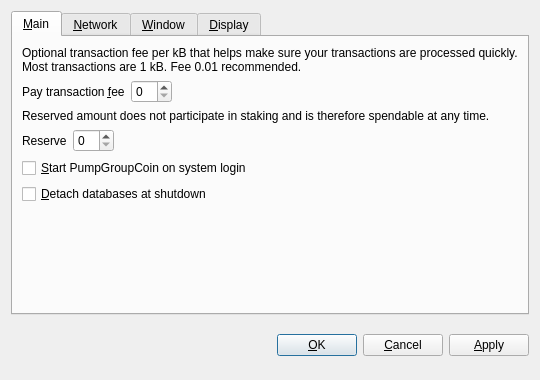
<?xml version="1.0" encoding="UTF-8"?>
<ui version="4.0">
 <class>OptionsDialog</class>
 <widget class="QDialog" name="OptionsDialog">
  <property name="geometry">
   <rect>
    <x>0</x>
    <y>0</y>
    <width>540</width>
    <height>380</height>
   </rect>
  </property>
  <property name="windowTitle">
   <string>Options</string>
  </property>
  <property name="modal">
   <bool>true</bool>
  </property>
  <layout class="QVBoxLayout" name="verticalLayout">
   <item>
    <widget class="QTabWidget" name="tabWidget">
     <property name="tabPosition">
      <enum>QTabWidget::North</enum>
     </property>
     <property name="currentIndex">
      <number>0</number>
     </property>
     <widget class="QWidget" name="tabMain">
      <attribute name="title">
       <string>&amp;Main</string>
      </attribute>
      <layout class="QVBoxLayout" name="verticalLayout_Main">
       <item>
        <widget class="QLabel" name="transactionFeeInfoLabel">
         <property name="text">
          <string>Optional transaction fee per kB that helps make sure your transactions are processed quickly. Most transactions are 1 kB. Fee 0.01 recommended.</string>
         </property>
         <property name="textFormat">
          <enum>Qt::PlainText</enum>
         </property>
         <property name="wordWrap">
          <bool>true</bool>
         </property>
        </widget>
       </item>
       <item>
        <layout class="QHBoxLayout" name="horizontalLayoutFee">
         <item>
          <widget class="QLabel" name="transactionFeeLabel">
           <property name="text">
            <string>Pay transaction &amp;fee</string>
           </property>
           <property name="textFormat">
            <enum>Qt::PlainText</enum>
           </property>
           <property name="buddy">
            <cstring>transactionFee</cstring>
           </property>
          </widget>
         </item>
         <item>
          <widget class="BitcoinAmountField" name="transactionFee"/>
         </item>
         <item>
          <spacer name="horizontalSpacerFee">
           <property name="orientation">
            <enum>Qt::Horizontal</enum>
           </property>
           <property name="sizeHint" stdset="0">
            <size>
             <width>40</width>
             <height>20</height>
            </size>
           </property>
          </spacer>
         </item>
        </layout>
       </item>
       <item>
        <widget class="QLabel" name="reserveBalanceInfoLabel">
         <property name="text">
          <string>Reserved amount does not participate in staking and is therefore spendable at any time.</string>
         </property>
         <property name="textFormat">
          <enum>Qt::PlainText</enum>
         </property>
         <property name="wordWrap">
          <bool>true</bool>
         </property>
        </widget>
       </item>
       <item>
        <layout class="QHBoxLayout" name="horizontalLayoutReserveBalance">
         <item>
          <widget class="QLabel" name="reserveBalanceLabel">
           <property name="text">
            <string>Reserve</string>
           </property>
           <property name="textFormat">
            <enum>Qt::PlainText</enum>
           </property>
           <property name="buddy">
            <cstring>reserveBalance</cstring>
           </property>
          </widget>
         </item>
         <item>
          <widget class="BitcoinAmountField" name="reserveBalance"/>
         </item>
         <item>
          <spacer name="horizontalSpacerReserveBalance">
           <property name="orientation">
            <enum>Qt::Horizontal</enum>
           </property>
           <property name="sizeHint" stdset="0">
            <size>
             <width>40</width>
             <height>20</height>
            </size>
           </property>
          </spacer>
         </item>
        </layout>
       </item>
       <item>
        <widget class="QCheckBox" name="bitcoinAtStartup">
         <property name="toolTip">
          <string>Automatically start PumpGroupCoin after logging in to the system.</string>
         </property>
         <property name="text">
          <string>&amp;Start PumpGroupCoin on system login</string>
         </property>
        </widget>
       </item>
       <item>
        <widget class="QCheckBox" name="detachDatabases">
         <property name="toolTip">
          <string>Detach block and address databases at shutdown. This means they can be moved to another data directory, but it slows down shutdown. The wallet is always detached.</string>
         </property>
         <property name="text">
          <string>&amp;Detach databases at shutdown</string>
         </property>
        </widget>
       </item>
       <item>
        <spacer name="verticalSpacer_Main">
         <property name="orientation">
          <enum>Qt::Vertical</enum>
         </property>
         <property name="sizeHint" stdset="0">
          <size>
           <width>20</width>
           <height>40</height>
          </size>
         </property>
        </spacer>
       </item>
      </layout>
     </widget>
     <widget class="QWidget" name="tabNetwork">
      <attribute name="title">
       <string>&amp;Network</string>
      </attribute>
      <layout class="QVBoxLayout" name="verticalLayout_Network">
       <item>
        <widget class="QCheckBox" name="mapPortUpnp">
         <property name="toolTip">
          <string>Automatically open the PumpGroupCoin client port on the router. This only works when your router supports UPnP and it is enabled.</string>
         </property>
         <property name="text">
          <string>Map port using &amp;UPnP</string>
         </property>
        </widget>
       </item>
       <item>
        <widget class="QCheckBox" name="connectSocks">
         <property name="toolTip">
          <string>Connect to the PumpGroupCoin network through a SOCKS proxy (e.g. when connecting through Tor).</string>
         </property>
         <property name="text">
          <string>&amp;Connect through SOCKS proxy:</string>
         </property>
        </widget>
       </item>
       <item>
        <layout class="QHBoxLayout" name="horizontalLayout_Network">
         <item>
          <widget class="QLabel" name="proxyIpLabel">
           <property name="text">
            <string>Proxy &amp;IP:</string>
           </property>
           <property name="textFormat">
            <enum>Qt::PlainText</enum>
           </property>
           <property name="buddy">
            <cstring>proxyIp</cstring>
           </property>
          </widget>
         </item>
         <item>
          <widget class="QValidatedLineEdit" name="proxyIp">
           <property name="maximumSize">
            <size>
             <width>140</width>
             <height>16777215</height>
            </size>
           </property>
           <property name="toolTip">
            <string>IP address of the proxy (e.g. 127.0.0.1)</string>
           </property>
          </widget>
         </item>
         <item>
          <widget class="QLabel" name="proxyPortLabel">
           <property name="text">
            <string>&amp;Port:</string>
           </property>
           <property name="textFormat">
            <enum>Qt::PlainText</enum>
           </property>
           <property name="buddy">
            <cstring>proxyPort</cstring>
           </property>
          </widget>
         </item>
         <item>
          <widget class="QLineEdit" name="proxyPort">
           <property name="maximumSize">
            <size>
             <width>55</width>
             <height>16777215</height>
            </size>
           </property>
           <property name="toolTip">
            <string>Port of the proxy (e.g. 9050)</string>
           </property>
          </widget>
         </item>
         <item>
          <widget class="QLabel" name="socksVersionLabel">
           <property name="text">
            <string>SOCKS &amp;Version:</string>
           </property>
           <property name="textFormat">
            <enum>Qt::PlainText</enum>
           </property>
           <property name="buddy">
            <cstring>socksVersion</cstring>
           </property>
          </widget>
         </item>
         <item>
          <widget class="QValueComboBox" name="socksVersion">
           <property name="toolTip">
            <string>SOCKS version of the proxy (e.g. 5)</string>
           </property>
          </widget>
         </item>
         <item>
          <spacer name="horizontalSpacer_Network">
           <property name="orientation">
            <enum>Qt::Horizontal</enum>
           </property>
           <property name="sizeHint" stdset="0">
            <size>
             <width>40</width>
             <height>20</height>
            </size>
           </property>
          </spacer>
         </item>
        </layout>
       </item>
       <item>
        <spacer name="verticalSpacer_Network">
         <property name="orientation">
          <enum>Qt::Vertical</enum>
         </property>
         <property name="sizeHint" stdset="0">
          <size>
           <width>20</width>
           <height>40</height>
          </size>
         </property>
        </spacer>
       </item>
      </layout>
     </widget>
     <widget class="QWidget" name="tabWindow">
      <attribute name="title">
       <string>&amp;Window</string>
      </attribute>
      <layout class="QVBoxLayout" name="verticalLayout_Window">
       <item>
        <widget class="QCheckBox" name="minimizeToTray">
         <property name="toolTip">
          <string>Show only a tray icon after minimizing the window.</string>
         </property>
         <property name="text">
          <string>&amp;Minimize to the tray instead of the taskbar</string>
         </property>
        </widget>
       </item>
       <item>
        <widget class="QCheckBox" name="minimizeOnClose">
         <property name="toolTip">
          <string>Minimize instead of exit the application when the window is closed. When this option is enabled, the application will be closed only after selecting Quit in the menu.</string>
         </property>
         <property name="text">
          <string>M&amp;inimize on close</string>
         </property>
        </widget>
       </item>
       <item>
        <spacer name="verticalSpacer_Window">
         <property name="orientation">
          <enum>Qt::Vertical</enum>
         </property>
         <property name="sizeHint" stdset="0">
          <size>
           <width>20</width>
           <height>40</height>
          </size>
         </property>
        </spacer>
       </item>
      </layout>
     </widget>
     <widget class="QWidget" name="tabDisplay">
      <attribute name="title">
       <string>&amp;Display</string>
      </attribute>
      <layout class="QVBoxLayout" name="verticalLayout_Display">
       <item>
        <layout class="QHBoxLayout" name="horizontalLayout_1_Display">
         <item>
          <widget class="QLabel" name="langLabel">
           <property name="text">
            <string>User Interface &amp;language:</string>
           </property>
           <property name="textFormat">
            <enum>Qt::PlainText</enum>
           </property>
           <property name="buddy">
            <cstring>lang</cstring>
           </property>
          </widget>
         </item>
         <item>
          <widget class="QValueComboBox" name="lang">
           <property name="toolTip">
            <string>The user interface language can be set here. This setting will take effect after restarting PumpGroupCoin.</string>
           </property>
          </widget>
         </item>
        </layout>
       </item>
       <item>
        <layout class="QHBoxLayout" name="horizontalLayout_2_Display">
         <item>
          <widget class="QLabel" name="unitLabel">
           <property name="text">
            <string>&amp;Unit to show amounts in:</string>
           </property>
           <property name="textFormat">
            <enum>Qt::PlainText</enum>
           </property>
           <property name="buddy">
            <cstring>unit</cstring>
           </property>
          </widget>
         </item>
         <item>
          <widget class="QValueComboBox" name="unit">
           <property name="toolTip">
            <string>Choose the default subdivision unit to show in the interface and when sending coins.</string>
           </property>
          </widget>
         </item>
        </layout>
       </item>
       <item>
        <widget class="QCheckBox" name="displayAddresses">
         <property name="toolTip">
          <string>Whether to show PumpGroupCoin addresses in the transaction list or not.</string>
         </property>
         <property name="text">
          <string>&amp;Display addresses in transaction list</string>
         </property>
        </widget>
       </item>
       <item>
        <widget class="QCheckBox" name="coinControlFeatures">
         <property name="toolTip">
          <string>Whether to show coin control features or not.</string>
         </property>
         <property name="text">
          <string>Display coin &amp;control features (experts only!)</string>
         </property>
        </widget>
       </item>
       <item>
        <spacer name="verticalSpacer_Display">
         <property name="orientation">
          <enum>Qt::Vertical</enum>
         </property>
         <property name="sizeHint" stdset="0">
          <size>
           <width>20</width>
           <height>40</height>
          </size>
         </property>
        </spacer>
       </item>
      </layout>
     </widget>
    </widget>
   </item>
   <item>
    <layout class="QHBoxLayout" name="horizontalLayout_Buttons">
     <item>
      <spacer name="horizontalSpacer_1">
       <property name="orientation">
        <enum>Qt::Horizontal</enum>
       </property>
       <property name="sizeHint" stdset="0">
        <size>
         <width>40</width>
         <height>48</height>
        </size>
       </property>
      </spacer>
     </item>
     <item>
      <widget class="QLabel" name="statusLabel">
       <property name="font">
        <font>
         <weight>75</weight>
         <bold>true</bold>
        </font>
       </property>
       <property name="text">
        <string/>
       </property>
       <property name="textFormat">
        <enum>Qt::PlainText</enum>
       </property>
       <property name="wordWrap">
        <bool>true</bool>
       </property>
      </widget>
     </item>
     <item>
      <spacer name="horizontalSpacer_2">
       <property name="orientation">
        <enum>Qt::Horizontal</enum>
       </property>
       <property name="sizeHint" stdset="0">
        <size>
         <width>40</width>
         <height>48</height>
        </size>
       </property>
      </spacer>
     </item>
     <item>
      <widget class="QPushButton" name="okButton">
       <property name="text">
        <string>&amp;OK</string>
       </property>
      </widget>
     </item>
     <item>
      <widget class="QPushButton" name="cancelButton">
       <property name="text">
        <string>&amp;Cancel</string>
       </property>
       <property name="autoDefault">
        <bool>false</bool>
       </property>
      </widget>
     </item>
     <item>
      <widget class="QPushButton" name="applyButton">
       <property name="text">
        <string>&amp;Apply</string>
       </property>
       <property name="autoDefault">
        <bool>false</bool>
       </property>
      </widget>
     </item>
    </layout>
   </item>
  </layout>
 </widget>
 <customwidgets>
  <customwidget>
   <class>BitcoinAmountField</class>
   <extends>QSpinBox</extends>
   <header>bitcoinamountfield.h</header>
  </customwidget>
  <customwidget>
   <class>QValueComboBox</class>
   <extends>QComboBox</extends>
   <header>qvaluecombobox.h</header>
  </customwidget>
  <customwidget>
   <class>QValidatedLineEdit</class>
   <extends>QLineEdit</extends>
   <header>qvalidatedlineedit.h</header>
  </customwidget>
 </customwidgets>
 <resources/>
 <connections/>
</ui>
